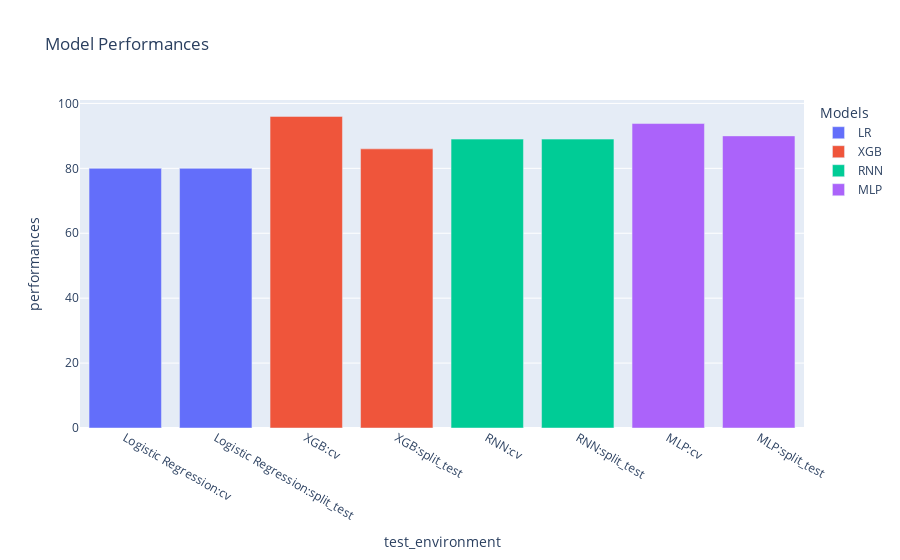

Here is the notebook cell this chart was saved with:
### Code cell
fig = px.bar(df, x="test_environment", y="performances", color="models", labels={"models": "Models"}, title="Model Performances")
fig.show()
# pio.write_image(fig, "./Models_Performances")

### Figure 1 — Plotly figure (JSON) as saved in the notebook; plotly's stock layout.template omitted (floating-point values rounded to 4 significant figures)
{"data": [{"alignmentgroup": "True", "hovertemplate": "Models=LR<br>test_environment=%{x}<br>performances=%{y}<extra></extra>", "legendgroup": "LR", "marker": {"color": "#636efa", "pattern": {"shape": ""}}, "name": "LR", "offsetgroup": "LR", "orientation": "v", "showlegend": true, "textposition": "auto", "type": "bar", "x": ["Logistic Regression:cv", "Logistic Regression:split_test"], "xaxis": "x", "y": [80, 80], "yaxis": "y"}, {"alignmentgroup": "True", "hovertemplate": "Models=XGB<br>test_environment=%{x}<br>performances=%{y}<extra></extra>", "legendgroup": "XGB", "marker": {"color": "#EF553B", "pattern": {"shape": ""}}, "name": "XGB", "offsetgroup": "XGB", "orientation": "v", "showlegend": true, "textposition": "auto", "type": "bar", "x": ["XGB:cv", "XGB:split_test"], "xaxis": "x", "y": [96, 86], "yaxis": "y"}, {"alignmentgroup": "True", "hovertemplate": "Models=RNN<br>test_environment=%{x}<br>performances=%{y}<extra></extra>", "legendgroup": "RNN", "marker": {"color": "#00cc96", "pattern": {"shape": ""}}, "name": "RNN", "offsetgroup": "RNN", "orientation": "v", "showlegend": true, "textposition": "auto", "type": "bar", "x": ["RNN:cv", "RNN:split_test"], "xaxis": "x", "y": [89, 89], "yaxis": "y"}, {"alignmentgroup": "True", "hovertemplate": "Models=MLP<br>test_environment=%{x}<br>performances=%{y}<extra></extra>", "legendgroup": "MLP", "marker": {"color": "#ab63fa", "pattern": {"shape": ""}}, "name": "MLP", "offsetgroup": "MLP", "orientation": "v", "showlegend": true, "textposition": "auto", "type": "bar", "x": ["MLP:cv", "MLP:split_test"], "xaxis": "x", "y": [93.8, 90], "yaxis": "y"}], "layout": {"barmode": "relative", "legend": {"title": {"text": "Models"}, "tracegroupgap": 0}, "title": {"text": "Model Performances"}, "xaxis": {"anchor": "y", "domain": [0, 1], "title": {"text": "test_environment"}}, "yaxis": {"anchor": "x", "domain": [0, 1], "title": {"text": "performances"}}}}
